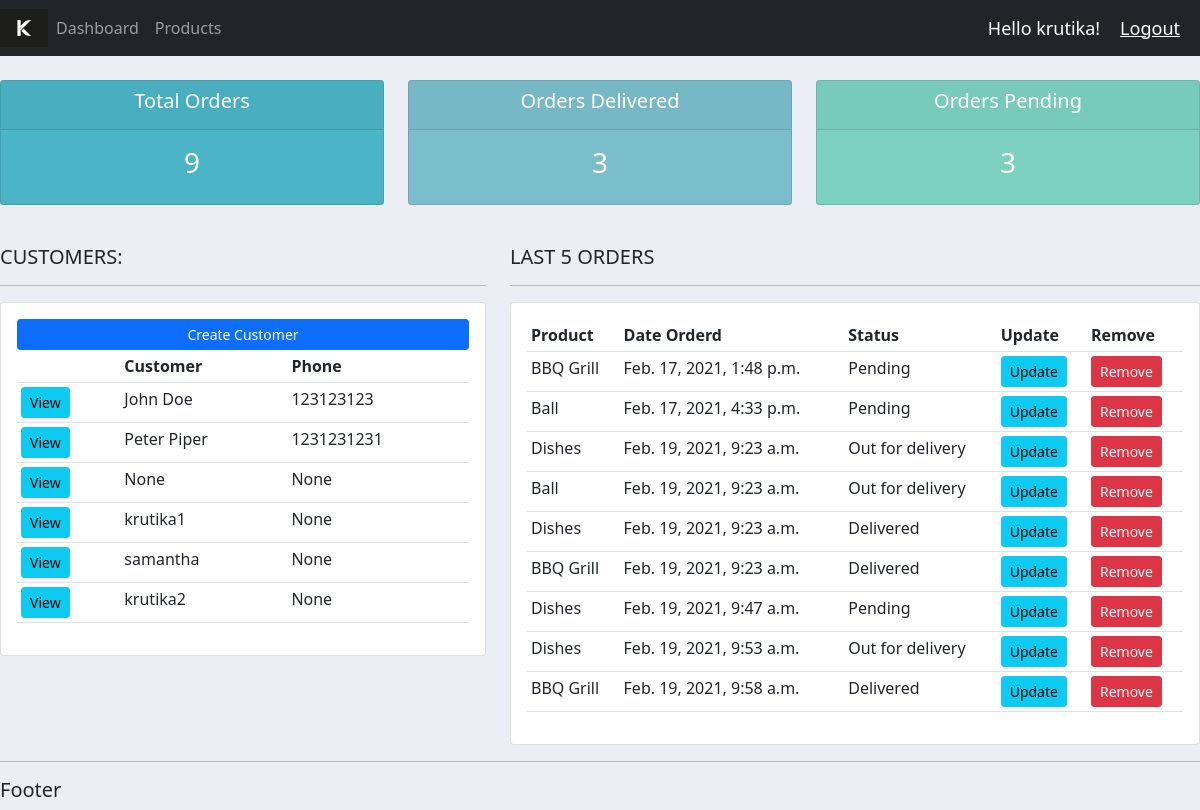
The app's page / (signed in) with its own data.
### accounts/models.py (models this page shows, shortened)
class Customer(models.Model):
    user = models.OneToOneField(User, null=True, on_delete=models.CASCADE)
    name = models.CharField(max_length=200, null=True)
    phone = models.CharField(max_length=200, null=True)
    email = models.CharField(max_length=200, null=True)
    profile_pic = models.ImageField(null=True, blank=True)
    date_created = models.DateTimeField(auto_now_add=True, null=True)

class Order(models.Model):
    STATUS = (('Pending', 'Pending'), ('Out for delivery', 'Out for delivery'), ('Delivered', 'Delivered'))
    customer = models.ForeignKey(Customer, null=True, on_delete=models.SET_NULL)
    product = models.ForeignKey(Product, null=True, on_delete=models.SET_NULL)
    date_created = models.DateTimeField(auto_now_add=True, null = True)
    status =  models.CharField(max_length=200, null=True, choices=STATUS)
    note = models.CharField(max_length=200, null=True)

class Product(models.Model):
    CATEGORY = (('Indoor', 'Indoor'), ('Out Door', 'Out Door'))
    name = models.CharField(max_length=200, null=True)
    price = models.FloatField(null=True)
    category = models.CharField(max_length=200, null=True, choices=CATEGORY)
    description = models.CharField(max_length=200, null=True, blank=True)
    date_created = models.DateTimeField(auto_now_add=True, null = True)
    tags = models.ManyToManyField(Tag)
    def __str__(self):
        return self.name

### accounts/decorators.py (the view)
    def wrapper_func(request, *args, **kwargs):
        group = None
        if request.user.groups.exists():
            group = request.user.groups.all()[0].name
        if group == 'customer':
            return redirect('user-page')
        if group == 'admin':
            return view_func(request, *args, **kwargs)

### accounts/views.py (called while the page is built)
@login_required(login_url='login')
@admin_only
def home(request):
    customers = Customer.objects.all()
    orders = Order.objects.all()
    total_orders = orders.count()
    delivered = orders.filter(status="Delivered").count()
    pending = orders.filter(status="Pending").count()
    context = {'customers':customers, 'orders':orders, 'total_orders':total_orders, 'delivered':delivered, 'pending':pending}
    return render(request, 'accounts/dashboard.html', context)

### accounts/templates/accounts/dashboard.html
{%  extends 'accounts/main.html' %}
{% block content %}
{%  include 'accounts/status.html' %}
<br>
<div class="row">
	<div class="col-md-5">
		<h5>CUSTOMERS:</h5>
		<hr>
		<div class="card card-body">
			<a class="btn btn-primary  btn-sm btn-block" href="">Create Customer</a>
			<table class="table table-sm">
				<tr>
					<th></th>
					<th>Customer</th>
					<th>Phone</th>
				</tr>
				{% for customer in customers %}
					<tr>
						<th><a class="btn btn-sm btn-info" href="{% url 'customer' customer.id %}">View</a></th>
						<td>{{customer.name}}</td>
						<td>{{customer.phone}}</td>
					</tr>
				{% endfor %}
			</table>
		</div>
	</div>
	<div class="col-md-7">
		<h5>LAST 5 ORDERS</h5>
		<hr>
		<div class="card card-body">
			<table class="table table-sm">
				<tr>
					<th>Product</th>
					<th>Date Orderd</th>
					<th>Status</th>
					<th>Update</th>
					<th>Remove</th>
				</tr>
				{% for order in orders %}
					<tr>
						<td>{{order.product}}</td>
						<td>{{order.date_created}}</td>
						<td>{{order.status}}</td>
						<td><a class="btn btn-sm btn-info" href="{% url 'update_order' order.id %}">Update</a></td>
						<td><a class="btn btn-sm btn-danger" href="{% url 'delete_order' order.id %}">Remove</a></td>
					</tr>
				{% endfor %}
			</table>
		</div>
	</div>
</div>
{% endblock %}

### accounts/templates/accounts/main.html (shortened to what this page needs)
{% load static %}
<!DOCTYPE html>
<html>
    <head>
        <link href="https://cdn.jsdelivr.net/npm/bootstrap@5.0.0-beta2/dist/css/bootstrap.min.css" rel="stylesheet">
        <link rel="stylesheet" type="text/css" href="{% static '/css/main.css' %}">
    </head>
    <body>
        {% include 'accounts/navbar.html' %}
        {% block content %}
        {% endblock %}
        <hr>
        <h5>Footer</h5>
    </body>
</html>

### accounts/templates/accounts/navbar.html (shortened to what this page needs)
{% load static %}
<nav class="navbar navbar-expand-lg navbar-dark bg-dark">
    <img src="{% static '/images/logo.png' %}" id="logo">
    <div class="collapse navbar-collapse" id="navbarText">
      <ul class="navbar-nav mr-auto">
        {% if request.user.is_staff %}
        <li class="nav-item active">
          <a class="nav-link" href="{% url 'home' %}">Dashboard</a>
        </li>
        <li class="nav-item">
          <a class="nav-link" href="{% url 'products' %}">Products</a>
        </li>
        {% else %}
        <li class="nav-item">
          <a class="nav-link" href="{% url 'account' %}">Settings</a>
        </li>
        {% endif %}
      </ul>
    </div>
    <span class="msg">Hello {{request.user}}!</span>
    <span><a class="msg" href="{% url 'logout' %}">Logout</a></span>
  </nav>

### accounts/templates/accounts/status.html
<br>
<div class="row">
	<div class="col">
		<div class="col-md">
			<div class="card text-center text-white  mb-3" id="total-orders">
			  	<div class="card-header">
			  		<h5 class="card-title">Total Orders</h5>
			  	</div>
			  	<div class="card-body">
			    	<h3 class="card-title">{{total_orders}}</h3>
			  	</div>
			</div>
		</div>
	</div>
	<div class="col">
		<div class="col-md">
			<div class="card text-center text-white  mb-3" id="orders-delivered">
			  	<div class="card-header">
			  		<h5 class="card-title">Orders Delivered</h5>
			  	</div>
			  	<div class="card-body">
			    	<h3 class="card-title">{{delivered}}</h3>
			  	</div>
			</div>
		</div>
	</div>
	<div class="col">
		<div class="col-md">
			<div class="card text-center text-white  mb-3" id="orders-pending">
			  	<div class="card-header">
			  		<h5 class="card-title">Orders Pending</h5>
			  	</div>
			  	<div class="card-body">
			    	<h3 class="card-title">{{pending}}</h3>
			  	</div>
			</div>
		</div>
	</div>
</div>

### static/css/main.css (style rules this page uses)
#logo { height: 4%; width: 4% ; }
body { background-color: #ebeff5; }
#total-orders { background-color: #4cb4c7; }
#orders-delivered { background-color: #7abecc; }
#orders-pending { background-color: #7CD1C0; }

### accounts/templates/accounts/navbar.html (style rules this page uses)
.msg { font-size: 18px; color: #fff; margin-right: 20px; }

### records on screen
Customer: name "John Doe", phone "123123123"
Customer: name "Peter Piper", phone "1231231231"
Customer: name "None", phone "None"
Customer: name "krutika1", phone "None"
Customer: name "samantha", phone "None"
Customer: name "krutika2", phone "None"
Order: product "BBQ Grill", date_created "Feb. 17, 2021, 1:48 p.m.", status "Pending"
Order: product "Ball", date_created "Feb. 17, 2021, 4:33 p.m.", status "Pending"
Order: product "Dishes", date_created "Feb. 19, 2021, 9:23 a.m.", status "Out for delivery"
Order: product "Ball", date_created "Feb. 19, 2021, 9:23 a.m.", status "Out for delivery"
Order: product "Dishes", date_created "Feb. 19, 2021, 9:23 a.m.", status "Delivered"
Order: product "BBQ Grill", date_created "Feb. 19, 2021, 9:23 a.m.", status "Delivered"
Order: product "Dishes", date_created "Feb. 19, 2021, 9:47 a.m.", status "Pending"
Order: product "Dishes", date_created "Feb. 19, 2021, 9:53 a.m.", status "Out for delivery"
Order: product "BBQ Grill", date_created "Feb. 19, 2021, 9:58 a.m.", status "Delivered"

### other values on screen
{{ request.user }} "krutika"
{{ total_orders }} "9"
{{ delivered }} "3"
{{ pending }} "3"
